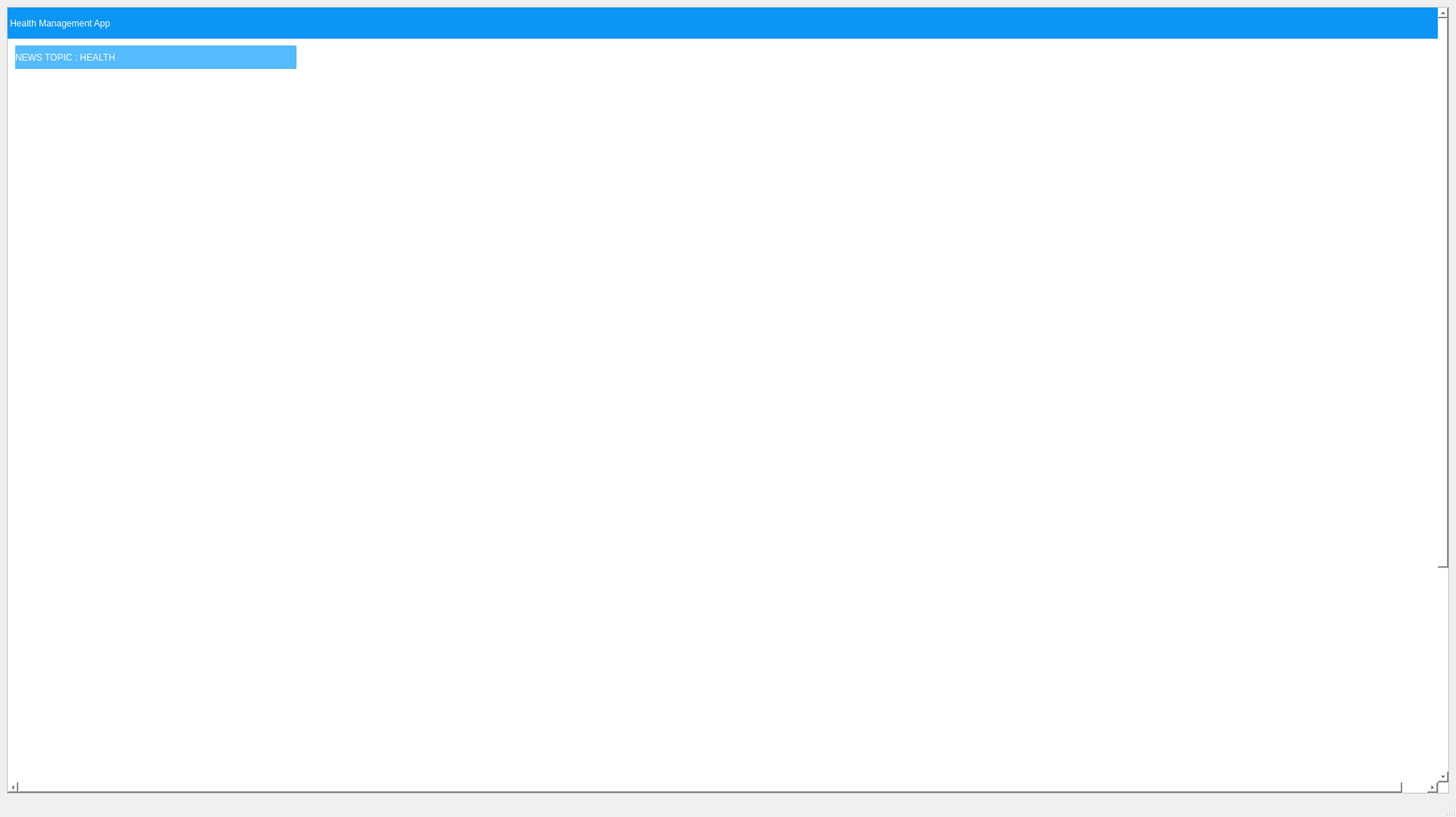
<?xml version="1.0" encoding="UTF-8"?>
<ui version="4.0">
 <class>MainWindow</class>
 <widget class="QMainWindow" name="MainWindow">
  <property name="geometry">
   <rect>
    <x>0</x>
    <y>0</y>
    <width>1920</width>
    <height>1078</height>
   </rect>
  </property>
  <property name="windowTitle">
   <string>MainWindow</string>
  </property>
  <widget class="QWidget" name="centralwidget">
   <layout class="QVBoxLayout" name="verticalLayout">
    <item>
     <widget class="QScrollArea" name="scrollArea">
      <property name="enabled">
       <bool>true</bool>
      </property>
      <property name="mouseTracking">
       <bool>false</bool>
      </property>
      <property name="styleSheet">
       <string notr="true">background-color: rgb(255, 255, 255);</string>
      </property>
      <property name="verticalScrollBarPolicy">
       <enum>Qt::ScrollBarAlwaysOn</enum>
      </property>
      <property name="horizontalScrollBarPolicy">
       <enum>Qt::ScrollBarAlwaysOn</enum>
      </property>
      <property name="sizeAdjustPolicy">
       <enum>QAbstractScrollArea::AdjustToContents</enum>
      </property>
      <property name="widgetResizable">
       <bool>true</bool>
      </property>
      <widget class="QWidget" name="scrollAreaWidgetContents">
       <property name="geometry">
        <rect>
         <x>0</x>
         <y>-393</y>
         <width>1920</width>
         <height>1400</height>
        </rect>
       </property>
       <property name="minimumSize">
        <size>
         <width>1920</width>
         <height>1400</height>
        </size>
       </property>
       <widget class="QLabel" name="label">
        <property name="geometry">
         <rect>
          <x>0</x>
          <y>0</y>
          <width>1911</width>
          <height>41</height>
         </rect>
        </property>
        <property name="styleSheet">
         <string notr="true">background-color: rgb(11, 149, 245);

font: 17pt &quot;MS Sans Serif&quot;;

color: rgb(255, 255, 255);</string>
        </property>
        <property name="text">
         <string> Health Management App</string>
        </property>
       </widget>
       <widget class="QWidget" name="widget" native="true">
        <property name="geometry">
         <rect>
          <x>0</x>
          <y>-20</y>
          <width>1920</width>
          <height>2500</height>
         </rect>
        </property>
        <property name="styleSheet">
         <string notr="true">
QWidget#widget{
background-color: qlineargradient(spread:pad, x1:0, y1:0, x2:0.652, y2:0.897727, stop:0.243781 rgba(83, 187, 255, 255), stop:1 rgba(255, 179, 249, 255))};</string>
        </property>
        <widget class="QLabel" name="l1_2">
         <property name="geometry">
          <rect>
           <x>10</x>
           <y>120</y>
           <width>1851</width>
           <height>41</height>
          </rect>
         </property>
         <property name="styleSheet">
          <string notr="true">color: rgb(17, 53, 255);
font: 16pt &quot;MS Shell Dlg 2&quot;;
background-color: rgb(255, 255, 255);</string>
         </property>
         <property name="text">
          <string/>
         </property>
        </widget>
        <widget class="QLabel" name="label_5">
         <property name="geometry">
          <rect>
           <x>10</x>
           <y>160</y>
           <width>1851</width>
           <height>41</height>
          </rect>
         </property>
         <property name="styleSheet">
          <string notr="true">color: rgb(0, 0, 0);
font: 6pt &quot;MS Shell Dlg 2&quot;;
background-color: rgb(255, 255, 255);</string>
         </property>
         <property name="text">
          <string/>
         </property>
        </widget>
        <widget class="QLabel" name="l3_2">
         <property name="geometry">
          <rect>
           <x>10</x>
           <y>220</y>
           <width>1851</width>
           <height>41</height>
          </rect>
         </property>
         <property name="styleSheet">
          <string notr="true">color: rgb(17, 53, 255);
font: 16pt &quot;MS Shell Dlg 2&quot;;
background-color: rgb(255, 255, 255);</string>
         </property>
         <property name="text">
          <string/>
         </property>
        </widget>
        <widget class="QLabel" name="l4">
         <property name="geometry">
          <rect>
           <x>10</x>
           <y>260</y>
           <width>1851</width>
           <height>41</height>
          </rect>
         </property>
         <property name="styleSheet">
          <string notr="true">color: rgb(0, 0, 0);
font: 6pt &quot;MS Shell Dlg 2&quot;;
background-color: rgb(255, 255, 255);</string>
         </property>
         <property name="text">
          <string/>
         </property>
        </widget>
        <widget class="QLabel" name="l5">
         <property name="geometry">
          <rect>
           <x>10</x>
           <y>320</y>
           <width>1851</width>
           <height>41</height>
          </rect>
         </property>
         <property name="styleSheet">
          <string notr="true">color: rgb(17, 53, 255);
font: 16pt &quot;MS Shell Dlg 2&quot;;
background-color: rgb(255, 255, 255);</string>
         </property>
         <property name="text">
          <string/>
         </property>
        </widget>
        <widget class="QLabel" name="l6">
         <property name="geometry">
          <rect>
           <x>10</x>
           <y>360</y>
           <width>1851</width>
           <height>41</height>
          </rect>
         </property>
         <property name="styleSheet">
          <string notr="true">color: rgb(0, 0, 0);
font: 6pt &quot;MS Shell Dlg 2&quot;;
background-color: rgb(255, 255, 255);</string>
         </property>
         <property name="text">
          <string/>
         </property>
        </widget>
        <widget class="QLabel" name="l7">
         <property name="geometry">
          <rect>
           <x>10</x>
           <y>420</y>
           <width>1851</width>
           <height>41</height>
          </rect>
         </property>
         <property name="styleSheet">
          <string notr="true">color: rgb(17, 53, 255);
font: 16pt &quot;MS Shell Dlg 2&quot;;
background-color: rgb(255, 255, 255);</string>
         </property>
         <property name="text">
          <string/>
         </property>
        </widget>
        <widget class="QLabel" name="l8">
         <property name="geometry">
          <rect>
           <x>10</x>
           <y>460</y>
           <width>1851</width>
           <height>41</height>
          </rect>
         </property>
         <property name="styleSheet">
          <string notr="true">color: rgb(0, 0, 0);
font: 6pt &quot;MS Shell Dlg 2&quot;;
background-color: rgb(255, 255, 255);</string>
         </property>
         <property name="text">
          <string/>
         </property>
        </widget>
        <widget class="QLabel" name="l9">
         <property name="geometry">
          <rect>
           <x>10</x>
           <y>520</y>
           <width>1851</width>
           <height>41</height>
          </rect>
         </property>
         <property name="styleSheet">
          <string notr="true">color: rgb(17, 53, 255);
font: 16pt &quot;MS Shell Dlg 2&quot;;
background-color: rgb(255, 255, 255);</string>
         </property>
         <property name="text">
          <string/>
         </property>
        </widget>
        <widget class="QLabel" name="l10">
         <property name="geometry">
          <rect>
           <x>10</x>
           <y>560</y>
           <width>1851</width>
           <height>41</height>
          </rect>
         </property>
         <property name="styleSheet">
          <string notr="true">color: rgb(0, 0, 0);
font: 6pt &quot;MS Shell Dlg 2&quot;;
background-color: rgb(255, 255, 255);</string>
         </property>
         <property name="text">
          <string/>
         </property>
        </widget>
        <widget class="QLabel" name="l11">
         <property name="geometry">
          <rect>
           <x>10</x>
           <y>620</y>
           <width>1851</width>
           <height>41</height>
          </rect>
         </property>
         <property name="styleSheet">
          <string notr="true">color: rgb(17, 53, 255);
font: 16pt &quot;MS Shell Dlg 2&quot;;
background-color: rgb(255, 255, 255);</string>
         </property>
         <property name="text">
          <string/>
         </property>
        </widget>
        <widget class="QLabel" name="l12">
         <property name="geometry">
          <rect>
           <x>10</x>
           <y>660</y>
           <width>1851</width>
           <height>41</height>
          </rect>
         </property>
         <property name="styleSheet">
          <string notr="true">color: rgb(0, 0, 0);
font: 6pt &quot;MS Shell Dlg 2&quot;;
background-color: rgb(255, 255, 255);</string>
         </property>
         <property name="text">
          <string/>
         </property>
        </widget>
        <widget class="QLabel" name="l13">
         <property name="geometry">
          <rect>
           <x>10</x>
           <y>720</y>
           <width>1851</width>
           <height>41</height>
          </rect>
         </property>
         <property name="styleSheet">
          <string notr="true">color: rgb(17, 53, 255);
font: 16pt &quot;MS Shell Dlg 2&quot;;
background-color: rgb(255, 255, 255);</string>
         </property>
         <property name="text">
          <string/>
         </property>
        </widget>
        <widget class="QLabel" name="l14">
         <property name="geometry">
          <rect>
           <x>10</x>
           <y>760</y>
           <width>1851</width>
           <height>41</height>
          </rect>
         </property>
         <property name="styleSheet">
          <string notr="true">color: rgb(0, 0, 0);
font: 6pt &quot;MS Shell Dlg 2&quot;;
background-color: rgb(255, 255, 255);</string>
         </property>
         <property name="text">
          <string/>
         </property>
        </widget>
        <widget class="QLabel" name="label_18">
         <property name="geometry">
          <rect>
           <x>10</x>
           <y>70</y>
           <width>371</width>
           <height>31</height>
          </rect>
         </property>
         <property name="autoFillBackground">
          <bool>false</bool>
         </property>
         <property name="styleSheet">
          <string notr="true">background-color: rgb(84, 187, 255);
color: rgb(255, 255, 255);
font: 75 16pt &quot;MS Shell Dlg 2&quot;;</string>
         </property>
         <property name="text">
          <string>NEWS TOPIC : HEALTH</string>
         </property>
        </widget>
        <widget class="QLabel" name="l15">
         <property name="geometry">
          <rect>
           <x>10</x>
           <y>820</y>
           <width>1851</width>
           <height>41</height>
          </rect>
         </property>
         <property name="styleSheet">
          <string notr="true">color: rgb(17, 53, 255);
font: 16pt &quot;MS Shell Dlg 2&quot;;
background-color: rgb(255, 255, 255);</string>
         </property>
         <property name="text">
          <string/>
         </property>
        </widget>
        <widget class="QLabel" name="l16">
         <property name="geometry">
          <rect>
           <x>10</x>
           <y>860</y>
           <width>1851</width>
           <height>41</height>
          </rect>
         </property>
         <property name="styleSheet">
          <string notr="true">color: rgb(0, 0, 0);
font: 6pt &quot;MS Shell Dlg 2&quot;;
background-color: rgb(255, 255, 255);</string>
         </property>
         <property name="text">
          <string/>
         </property>
        </widget>
        <widget class="QLabel" name="l17">
         <property name="geometry">
          <rect>
           <x>10</x>
           <y>920</y>
           <width>1851</width>
           <height>41</height>
          </rect>
         </property>
         <property name="styleSheet">
          <string notr="true">color: rgb(17, 53, 255);
font: 16pt &quot;MS Shell Dlg 2&quot;;
background-color: rgb(255, 255, 255);</string>
         </property>
         <property name="text">
          <string/>
         </property>
        </widget>
        <widget class="QLabel" name="l18">
         <property name="geometry">
          <rect>
           <x>10</x>
           <y>960</y>
           <width>1851</width>
           <height>41</height>
          </rect>
         </property>
         <property name="styleSheet">
          <string notr="true">color: rgb(0, 0, 0);
font: 6pt &quot;MS Shell Dlg 2&quot;;
background-color: rgb(255, 255, 255);</string>
         </property>
         <property name="text">
          <string/>
         </property>
        </widget>
        <widget class="QLabel" name="l19">
         <property name="geometry">
          <rect>
           <x>10</x>
           <y>1020</y>
           <width>1851</width>
           <height>41</height>
          </rect>
         </property>
         <property name="styleSheet">
          <string notr="true">color: rgb(17, 53, 255);
font: 16pt &quot;MS Shell Dlg 2&quot;;
background-color: rgb(255, 255, 255);</string>
         </property>
         <property name="text">
          <string/>
         </property>
        </widget>
        <widget class="QLabel" name="l20">
         <property name="geometry">
          <rect>
           <x>10</x>
           <y>1060</y>
           <width>1851</width>
           <height>41</height>
          </rect>
         </property>
         <property name="styleSheet">
          <string notr="true">color: rgb(0, 0, 0);
font: 6pt &quot;MS Shell Dlg 2&quot;;
background-color: rgb(255, 255, 255);</string>
         </property>
         <property name="text">
          <string/>
         </property>
        </widget>
        <widget class="QLabel" name="l21">
         <property name="geometry">
          <rect>
           <x>10</x>
           <y>1120</y>
           <width>1851</width>
           <height>41</height>
          </rect>
         </property>
         <property name="styleSheet">
          <string notr="true">color: rgb(17, 53, 255);
font: 16pt &quot;MS Shell Dlg 2&quot;;
background-color: rgb(255, 255, 255);</string>
         </property>
         <property name="text">
          <string/>
         </property>
        </widget>
        <widget class="QLabel" name="l22">
         <property name="geometry">
          <rect>
           <x>10</x>
           <y>1160</y>
           <width>1851</width>
           <height>41</height>
          </rect>
         </property>
         <property name="styleSheet">
          <string notr="true">color: rgb(0, 0, 0);
font: 6pt &quot;MS Shell Dlg 2&quot;;
background-color: rgb(255, 255, 255);</string>
         </property>
         <property name="text">
          <string/>
         </property>
        </widget>
        <widget class="QLabel" name="l23">
         <property name="geometry">
          <rect>
           <x>10</x>
           <y>1220</y>
           <width>1851</width>
           <height>41</height>
          </rect>
         </property>
         <property name="styleSheet">
          <string notr="true">color: rgb(17, 53, 255);
font: 16pt &quot;MS Shell Dlg 2&quot;;
background-color: rgb(255, 255, 255);</string>
         </property>
         <property name="text">
          <string/>
         </property>
        </widget>
        <widget class="QLabel" name="l24">
         <property name="geometry">
          <rect>
           <x>10</x>
           <y>1260</y>
           <width>1851</width>
           <height>41</height>
          </rect>
         </property>
         <property name="styleSheet">
          <string notr="true">color: rgb(0, 0, 0);
font: 6pt &quot;MS Shell Dlg 2&quot;;
background-color: rgb(255, 255, 255);</string>
         </property>
         <property name="text">
          <string/>
         </property>
        </widget>
        <widget class="QPushButton" name="home_news_button">
         <property name="geometry">
          <rect>
           <x>920</x>
           <y>1330</y>
           <width>141</width>
           <height>51</height>
          </rect>
         </property>
         <property name="styleSheet">
          <string notr="true">
QPushButton {
background-color: rgb(4, 118, 159)
}

QPushButton:hover {
  background-color:rgb(0, 0, 0)
};

color:rgb(255, 255, 255);
font: 75 14pt &quot;MS Sans Serif&quot;;</string>
         </property>
         <property name="text">
          <string>HOME </string>
         </property>
        </widget>
       </widget>
       <zorder>widget</zorder>
       <zorder>label</zorder>
      </widget>
     </widget>
    </item>
   </layout>
  </widget>
  <widget class="QStatusBar" name="statusbar"/>
 </widget>
 <resources>
  <include location="homepageimage.qrc"/>
 </resources>
 <connections/>
</ui>
